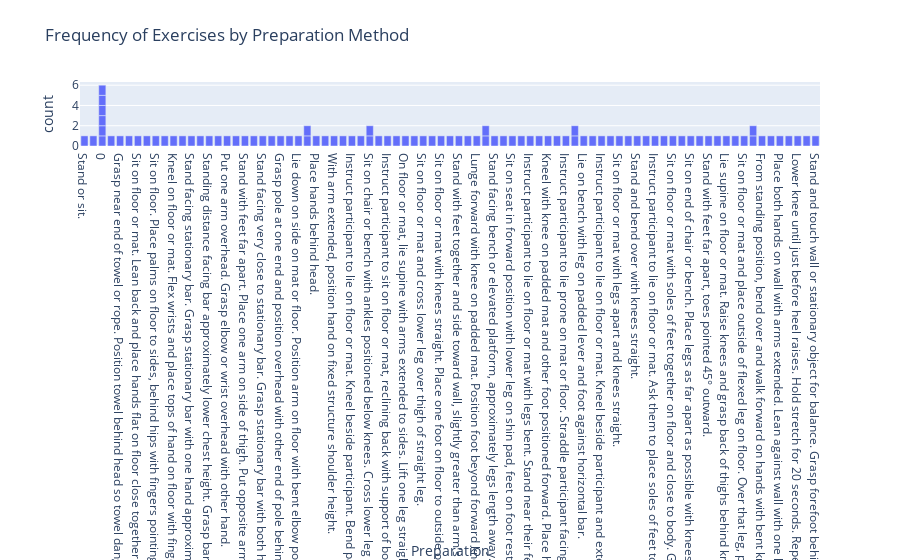

The code cell stored with this chart in its notebook:
### Code cell
import plotly.express as px
fig = px.bar(data, x='Preparation', title='Frequency of Exercises by Preparation Method')
fig.show()

### Figure 1 — Plotly figure (JSON) as saved in the notebook; plotly's stock layout.template omitted (floating-point values rounded to 4 significant figures)
{"data": [{"alignmentgroup": "True", "hovertemplate": "Preparation=%{x}<br>count=%{y}<extra></extra>", "legendgroup": "", "marker": {"color": "#636efa", "pattern": {"shape": ""}}, "name": "", "offsetgroup": "", "orientation": "v", "showlegend": false, "textposition": "auto", "type": "bar", "x": ["Stand or sit.", "Bow head forward with jaw shut. Depress chin into top of sternum.", "0", "0", "0", "0", "Put one arm overhead. Position forearm as close as possible to upper arm. Grasp elbow overhead with other hand.", "Grasp near end of towel or rope. Position towel behind head so towel dangles down behind body. Reach behind back or waist with opposite hand and grasp opposite end of towel. Position upper arm close to back side of head.", "Stand at end of wall or in doorway facing perpendicular to wall. Position front of straight arm and palm on surface of wall. Situate arm around same height of shoulder with elbow positioned away from wall.", "Sit on floor or mat. Lean back and place hands flat on floor close together behind body with fingers positioned away from body.", "Cross wrists, point thumbs downward, and clasp hands.", "Sit on floor. Place palms on floor to sides, behind hips with fingers pointing to back.", "Kneel on floor or mat. Place palms of hand on floor with fingers pointing toward knees.", "Kneel on floor or mat. Flex wrists and place tops of hand on floor with fingers pointing toward knees.", "With palm facing downward, pull wrist and fingers downward toward forearm.", "Stand facing stationary bar. Grasp stationary bar with one hand approximately waist height.", "Sit on seat in forward position with lower legs on shin pad, feet on foot rest. Place hands through wrist straps. Hold upper bar with arms crossed, overhand grip.", "Standing distance facing bar approximately lower chest height. Grasp bar with both hands. Lean body forward so bar is behind/under bar and arms are to sides of head. Feet are keep away from bar.", "Sit on seat in forward position with lower legs on shin pad, feet on foot rest. Place hands through wrist straps. Hold upper bar with underhand grip.", "Put one arm overhead. Grasp elbow or wrist overhead with other hand.", "Lie supine on mat or floor. Position arms parallel to body pointing opposite direction of legs.", "Stand with feet far apart. Place one arm on side of thigh. Put opposite arm overhead.", "Grasp wrist or hand from behind and pull arm to opposite side.", "Stand facing very close to stationary bar. Grasp stationary bar with both hands just below chest height.", "Cross both arms and place both hands behind shoulders of opposite arms.", "Grasp pole at one end and position overhead with other end of pole behind opposite arm. Grasp other end of pole with hand positioned below elbow. Position elbow of lower arm close to height of shoulder.", "Lie supine on mat or floor with knees bent approximately 90 degrees. Position hand under side of waist, palm down.", "Lie down on side on mat or floor. Position arm on floor with bent elbow positioned forward on mat and hand above elbow. With other hand, grasp back of wrist.", "Grasp suspension handles and position bent elbows to each sides of waist.", "Grasp suspension handles and position bent elbows to each sides of waist.", "Place hands behind head.", "Stand at end of wall or in doorway facing perpendicular to wall. Place inside of bent arm on surface of wall. Position bent elbow shoulder height.", "With arm extended, position hand on fixed structure shoulder height.", "Lie on floor or mat. Bend knees with feet on floor. Cross lower leg over thigh of other leg. Grasp foot and knee with both hands.", "Instruct participant to lie on floor or mat. Kneel beside participant. Bend participant's knee and hip and rotate leg cross wise. Position outside of participant's knee on nearest shoulder with participants lower leg extended under arm. Position near ankle on participant's opposite lower leg.", "Sit on floor with hip and thigh against wall. Lift back of legs up against wall by pivoting on hips and lying on back. Cross lower leg over thigh of straight leg.", "Sit on chair or bench with ankles positioned below knees. Cross lower leg over thigh of opposite leg.", "Sit on chair or bench with ankles positioned below knees. Cross lower leg over thigh of opposite leg.", "Sit on floor or mat reclining back with support of both arms behind body. Bend knees approximately 90 degrees with feet on floor. Cross lower leg (just above ankle) over thigh of opposite leg.", "Instruct participant to sit on floor or mat, reclining back with support of both arms behind body, and feet on floor and knees bent. Have them cross their lower leg (just above ankle) over thigh of opposite leg. Position chest on participant's back and grasp participant's lower knee and upper ankle.", "Stand toward fixed bar, approximately waist height. Grasp bar with both hands, arms extended. Bend knees and hips slightly. Cross lower leg over lower thigh of opposite leg.", "On floor or mat, lie supine with arms extended to sides. Lift one leg straight up.", "Instruct participant to lie on floor or mat. Kneel beside participant. Bend participant's near knee and hip. Place hand on outside of participant's near knee and opposite hand on participant's shoulder.", "Sit on floor or mat and cross lower leg over thigh of straight leg.", "Sit on floor or mat and place extended leg on top of inside of bent lower leg positioned perpendicular.", "Sit on floor or mat with knees straight. Place one foot on floor to outside of other knee. Turn torso toward side of bent knee supporting body with extended arm behind. Place elbow of opposite arm to outside of bent knee.", "Stand erect with legs crossed, outsides of feet together.", "Stand with feet together and side toward wall, slightly greater than arm's length away. Place closest hand on wall and opposite hand on hip.", "Kneel down and position one leg extended behind. Balancing with hands positioned on floor to sides. Rear knee is extended off floor. Body weight is supported on both forefeet.", "Lunge forward with knee on padded mat. Position foot beyond forward knee. Place hands on knee.", "Flip seat all way back. Stand facing bar with supporting foot slightly forward under, or near apparatus. Grasp handle bars for support. Place top of other foot back on top edge of shin pad.", "Stand facing bench or elevated platform, approximately legs length away. Place one foot on bench or platform.", "Sit on floor or mat and with one leg straight and other leg bent approximately 90 degrees out to side.", "Sit on seat in forward position with lower leg on shin pad, feet on foot rest. Place hands through wrist straps. Hold upper bar with overhand grip, both hands left of center. Position left leg extended toward right center.", "Lie on floor or mat. Lift one leg and grasp ankle and knee with both hands.", "Instruct participant to lie on floor or mat with legs bent. Stand near their feet facing them. Assist them crossing their thighs, placing outside of one knee close to top of their other knee. Bend over participant's hips, position their foot of closest bent leg on your chest or shoulder while grasping their lower leg, in addition to knee of opposite leg with other hand.", "Sit on chair of bench with feet on floor and knees bent approximately 90 degrees. Cross thighs by placing back of knee on thigh of other leg. Grasp lower leg.", "Kneel with knee on padded mat and other foot positioned forward. Place hands on knee. Grasp other hand under top of foot.", "Flip seat all way back. Stand facing bar with supporting foot slightly forward under, or near apparatus. Grasp handle bars for support. Place top of other foot back on top edge of shin pad.", "Lie on one side. Grasp top ankle or forefoot behind. Pull ankle or forefoot to rear end.", "Instruct participant to lie prone on mat or floor. Straddle participant facing toward feet. Knee beside participant with leg extended over or just above participant's hips. Bend participant's near knee and place hand under participant's upper leg and opposite hand on ankle.", "Sit on seat in forward position with lower leg on shin pad, feet on foot rest. Place hands through wrist straps. Hold lower bar with overhand grip.", "Sit on seat in forward position with lower leg on shin pad, feet on foot rest. Place hands through wrist straps. Hold lower bar with overhand grip.", "Lie on bench with leg on padded lever and foot against horizontal bar.", "Lie on back and lift knee up. Grasp behind thigh near knee with both hands. Pull knee close to chest.", "Instruct participant to lie on floor or mat. Kneel beside participant and extend participant's leg upward. Position back of participant's lower leg on nearest shoulder. Position near ankle on participant's opposite lower leg.", "Sit on floor or mat with knees straight.", "Sit on floor or mat with legs apart and knees straight.", "Sit on bench. Place one leg on bench with knee straight.", "Stand and bend over with knees straight.", "Sit on seat in forward position. Place hands through wrist straps. Hold lower bar with overhand grip. Position soles of feet together on top edge of shin pad.", "Instruct participant to lie on floor or mat. Ask them to place soles of feet together on floor close to body with knees apart. Kneel close to participant and place hands on insides of participant's knees.", "Sit on floor with hip and thigh against wall. Lift back of legs up against wall by pivoting on hips and lying on back. Place back of legs against wall.", "Sit on floor or mat with soles of feet together on floor and close to body. Grasp feet with both hands and position elbows on inside of lower legs.", "Sit on platform facing adjustable handles. Spread legs apart and place inside of legs on outer surface of padded stumps. Straighten knees, grasp handles, and sit upright", "Sit on end of chair or bench. Place legs as far apart as possible with knees bent approximately 90 degrees and feet flat on floor pointing same direction as knees. Lean over and position upper forearms inside lower thighs near knees.", "Sit on apparatus with each leg on adjacent platforms.", "Stand with feet far apart, toes pointed 45° outward.", "Kneel with one foot on floor or mat. Position torso to inside of upper thigh with hands on floor.", "Lie supine on floor or mat. Raise knees and grasp back of thighs behind knees", "Straddle and sit on chair or bench with feet far apart and feet on floor.", "Sit on floor or mat and place outside of flexed leg on floor. Over that leg, position opposite leg with foot flat on floor and back of heel against shin.Stand and step forward with left foot.", "0", "0", "Face wall with both knees slightly bent. Position fore foot on wall with heel on floor.", "From standing position, bend over and walk forward on hands with bent knees. Straighten knees until feet are flat on floor.", "Position toes and balls of feet on stair step or calf block with arches and heels extending off. Use railing or wall for balance.", "Place both hands on wall with arms extended. Lean against wall with one leg bent forward and other leg extended back with knee straight and foot positioned directly forward.", "Face wall with both knees slightly bent. Position fore foot on wall with heel on floor.", "Position toes and balls of feet on stair step or calf block with arches and heels extending off. Place support leg up to higher steps. Use railing or wall for balance. Bend rear knee.", "Lower knee until just before heel raises. Hold stretch for 20 seconds. Repeat with opposite leg.", "Kneel on both knees with buttocks over both heels and feet extend back.", "Stand and touch wall or stationary object for balance. Grasp forefoot behind."], "xaxis": "x", "y": [1, 1, 1, 1, 1, 1, 1, 1, 1, 1, 1, 1, 1, 1, 1, 1, 1, 1, 1, 1, 1, 1, 1, 1, 1, 1, 1, 1, 1, 1, 1, 1, 1, 1, 1, 1, 1, 1, 1, 1, 1, 1, 1, 1, 1, 1, 1, 1, 1, 1, 1, 1, 1, 1, 1, 1, 1, 1, 1, 1, 1, 1, 1, 1, 1, 1, 1, 1, 1, 1, 1, 1, 1, 1, 1, 1, 1, 1, 1, 1, 1, 1, 1, 1, 1, 1, 1, 1, 1, 1, 1, 1, 1], "yaxis": "y"}], "layout": {"autosize": true, "barmode": "relative", "legend": {"tracegroupgap": 0}, "title": {"text": "Frequency of Exercises by Preparation Method"}, "xaxis": {"anchor": "y", "autorange": true, "domain": [0, 1], "range": [-0.5, 82.5], "title": {"text": "Preparation"}, "type": "category"}, "yaxis": {"anchor": "x", "autorange": true, "domain": [0, 1], "range": [0, 6.316], "title": {"text": "count"}, "type": "linear"}}}
